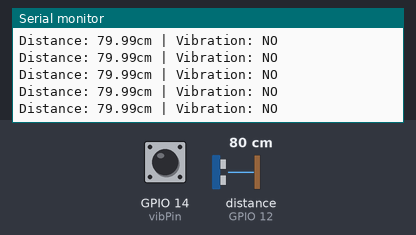
Recording of a sketch running on a simulated ESP32. On the bench: the last lines printed to the serial monitor. Wiring (inferred from the names in the program): ultrasonic range finder: trigger GPIO 13; echo GPIO 12. The test bench sets the inputs (shaded band); at power-on: GPIO 14 (vibPin) HIGH, distance to the obstacle (sensor on GPIO 12) 80 cm. The echo pulse lasts 58.3 µs per cm; WiFi joins after 1.5 s; servers stay silent unless stated; uploads are accepted with an empty reply.

Above: at 2.7 s.
2.8 s: GPIO 14 (vibPin) pulled LOW for 0.15 s
At 2.88 s:
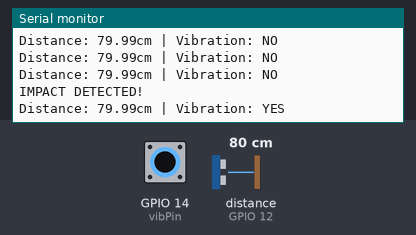
4.4 s: distance to the obstacle (sensor on GPIO 12) set to 2 cm
At 4.46 s:
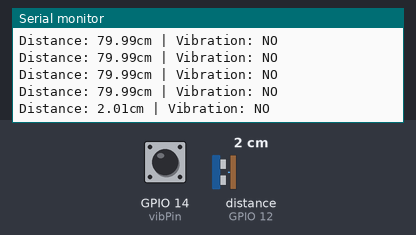
7.4 s: GPIO 14 (vibPin) pulled LOW for 3.2 s
At 10.16 s:
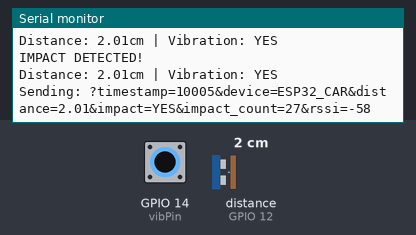
12.1 s: distance to the obstacle (sensor on GPIO 12) set to 4 cm
At 12.13 s:
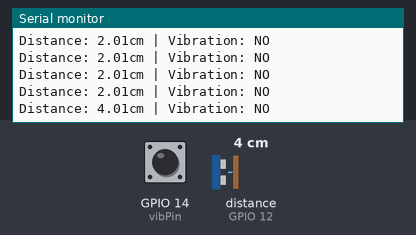
Timing chart, 0 to 14.6 s (numbered marks = the images above; inputs shaded):
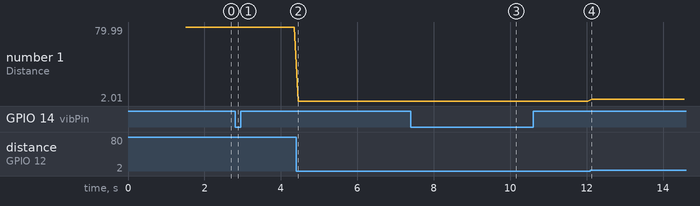

Measured:
- after the input at 2.8 s, the serial monitor: prints a new line after 0.08 s (image 1)
- after the input at 4.4 s, the serial monitor: prints a new line after 0.05 s (image 2)
- after the input at 7.4 s, the serial monitor: prints a new line after 0.08 s (image 3)
- after the input at 12.1 s, the serial monitor: prints a new line at once (image 4)
- plotted number 1: 79.99 → 2.01 after the input at 4.4 s, 2.01 → 4.01 after the input at 12.1 s

The sketch:

accident_data_collector.ino
```cpp
#include <WiFi.h>
#include <HTTPClient.h>

// WiFi
const char* ssid = "";
const char* password = "";

// Google Sheets
const char* googleURL = "";

// Pins for ESP32
const int trigPin = 13;    // GPIO13
const int echoPin = 12;    // GPIO12
const int vibPin = 14;     // GPIO14

// Impact counter
int impactCount = 0;

void setup() {
  Serial.begin(115200);

  // Setup pins
  pinMode(trigPin, OUTPUT);
  pinMode(echoPin, INPUT);
  pinMode(vibPin, INPUT_PULLUP);

  // Connect to WiFi
  WiFi.begin(ssid, password);
  Serial.print("Connecting to WiFi");
  while (WiFi.status() != WL_CONNECTED) {
    delay(500);
    Serial.print(".");
  }
  Serial.println("\nConnected!");
}

void loop() {
  // Read distance
  float distance = readUltrasonic();

  // Read vibration (LOW means vibrating)
  bool vibrating = (digitalRead(vibPin) == LOW);

  // Count impacts
  if (vibrating) {
    impactCount++;
    Serial.println("IMPACT DETECTED!");
  }

  // Print to Serial
  Serial.print("Distance: ");
  Serial.print(distance);
  Serial.print("cm | Vibration: ");
  Serial.println(vibrating ? "YES" : "NO");

  // Send to Google Sheets every 10 seconds
  static unsigned long lastSend = 0;
  if (millis() - lastSend > 10000) {
    sendToGoogle(distance, vibrating);
    lastSend = millis();
  }

  delay(100);
}

float readUltrasonic() {
  digitalWrite(trigPin, LOW);
  delayMicroseconds(2);
  digitalWrite(trigPin, HIGH);
  delayMicroseconds(10);
  digitalWrite(trigPin, LOW);

  long duration = pulseIn(echoPin, HIGH);
  return duration * 0.0343 / 2;
}

void sendToGoogle(float distance, bool vibrating) {
  String url = String(googleURL);

  // FIXED: Convert everything to String() before concatenation
  url += "?timestamp=" + String(millis());
  url += "&device=ESP32_CAR";
  url += "&distance=" + String(distance, 2);

  // FIXED LINE: Use String() for the conditional
  url += "&impact=" + String(vibrating ? "YES" : "NO");

  url += "&impact_count=" + String(impactCount);
  url += "&rssi=" + String(WiFi.RSSI());

  Serial.println("Sending: " + url);

  HTTPClient http;
  http.begin(url);
  int code = http.GET();
  Serial.println("Response: " + String(code));
  http.end();
}
```
